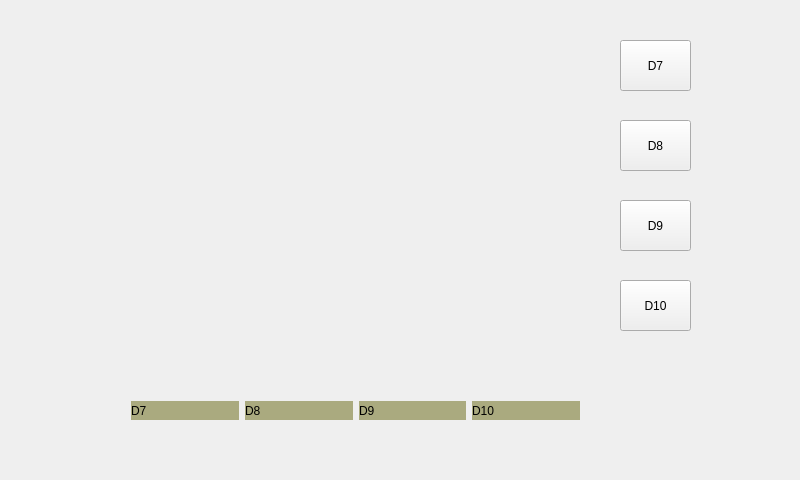
<?xml version="1.0" encoding="UTF-8"?>
<ui version="4.0">
 <class>MainWindow</class>
 <widget class="QMainWindow" name="MainWindow">
  <property name="geometry">
   <rect>
    <x>0</x>
    <y>0</y>
    <width>800</width>
    <height>480</height>
   </rect>
  </property>
  <property name="windowTitle">
   <string>MainWindow</string>
  </property>
  <widget class="QWidget" name="centralWidget">
   <widget class="QPushButton" name="D9Btn">
    <property name="geometry">
     <rect>
      <x>620</x>
      <y>200</y>
      <width>71</width>
      <height>51</height>
     </rect>
    </property>
    <property name="text">
     <string>D9</string>
    </property>
   </widget>
   <widget class="QPushButton" name="d7Btn">
    <property name="geometry">
     <rect>
      <x>620</x>
      <y>40</y>
      <width>71</width>
      <height>51</height>
     </rect>
    </property>
    <property name="text">
     <string>D7</string>
    </property>
   </widget>
   <widget class="QPushButton" name="D10Btn">
    <property name="geometry">
     <rect>
      <x>620</x>
      <y>280</y>
      <width>71</width>
      <height>51</height>
     </rect>
    </property>
    <property name="text">
     <string>D10</string>
    </property>
   </widget>
   <widget class="QPushButton" name="D8Btn">
    <property name="geometry">
     <rect>
      <x>620</x>
      <y>120</y>
      <width>71</width>
      <height>51</height>
     </rect>
    </property>
    <property name="text">
     <string>D8</string>
    </property>
   </widget>
   <widget class="QWidget" name="layoutWidget">
    <property name="geometry">
     <rect>
      <x>120</x>
      <y>390</y>
      <width>471</width>
      <height>41</height>
     </rect>
    </property>
    <layout class="QHBoxLayout" name="horizontalLayout_2">
     <item>
      <widget class="QLabel" name="d7Label_2">
       <property name="styleSheet">
        <string notr="true">background-color: rgb(170, 170, 127);</string>
       </property>
       <property name="text">
        <string>D7</string>
       </property>
      </widget>
     </item>
     <item>
      <widget class="QLabel" name="D8Label_2">
       <property name="styleSheet">
        <string notr="true">background-color: rgb(170, 170, 127);</string>
       </property>
       <property name="text">
        <string>D8</string>
       </property>
      </widget>
     </item>
     <item>
      <widget class="QLabel" name="D9Label_2">
       <property name="styleSheet">
        <string notr="true">background-color: rgb(170, 170, 127);</string>
       </property>
       <property name="text">
        <string>D9</string>
       </property>
      </widget>
     </item>
     <item>
      <widget class="QLabel" name="D10Label_2">
       <property name="styleSheet">
        <string notr="true">background-color: rgb(170, 170, 127);</string>
       </property>
       <property name="text">
        <string>D10</string>
       </property>
      </widget>
     </item>
    </layout>
   </widget>
  </widget>
 </widget>
 <layoutdefault spacing="6" margin="11"/>
 <resources/>
 <connections/>
</ui>
